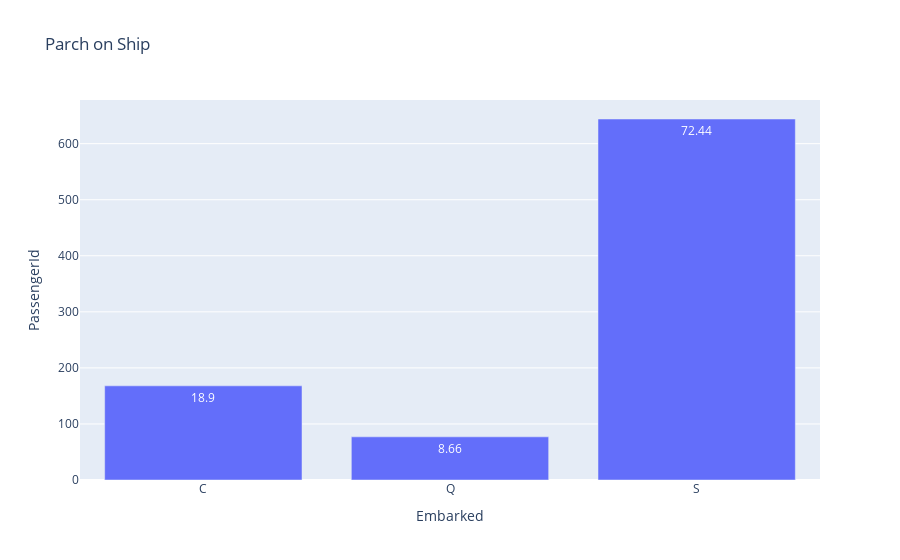

Notebook code cell kept with this figure:
### Code cell
px.bar(data_frame=embarked_bar, x='Embarked', y='PassengerId', text=embarked_bar['persen'], title='Parch on Ship')

### Figure 1 — Plotly figure (JSON) as saved in the notebook; plotly's stock layout.template omitted (floating-point values rounded to 4 significant figures)
{"data": [{"alignmentgroup": "True", "hovertemplate": "Embarked=%{x}<br>PassengerId=%{y}<br>persen=%{text}<extra></extra>", "legendgroup": "", "marker": {"color": "#636efa", "pattern": {"shape": ""}}, "name": "", "offsetgroup": "", "orientation": "v", "showlegend": false, "text": [18.9, 8.66, 72.44], "textposition": "auto", "type": "bar", "x": ["C", "Q", "S"], "xaxis": "x", "y": [168, 77, 644], "yaxis": "y"}], "layout": {"barmode": "relative", "legend": {"tracegroupgap": 0}, "title": {"text": "Parch on Ship"}, "xaxis": {"anchor": "y", "domain": [0, 1], "title": {"text": "Embarked"}}, "yaxis": {"anchor": "x", "domain": [0, 1], "title": {"text": "PassengerId"}}}}
